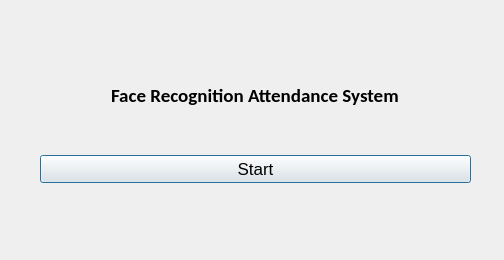
<?xml version="1.0" encoding="UTF-8"?>
<ui version="4.0">
 <class>Dialog</class>
 <widget class="QDialog" name="Dialog">
  <property name="geometry">
   <rect>
    <x>0</x>
    <y>0</y>
    <width>504</width>
    <height>260</height>
   </rect>
  </property>
  <property name="maximumSize">
   <size>
    <width>800</width>
    <height>680</height>
   </size>
  </property>
  <property name="windowTitle">
   <string>Face Recognition Attendance System</string>
  </property>
  <property name="windowIcon">
   <iconset>
    <normaloff>:/icon/icon.png</normaloff>:/icon/icon.png</iconset>
  </property>
  <widget class="QWidget" name="verticalLayoutWidget">
   <property name="geometry">
    <rect>
     <x>40</x>
     <y>129</y>
     <width>431</width>
     <height>81</height>
    </rect>
   </property>
   <layout class="QVBoxLayout" name="verticalLayout">
    <item>
     <widget class="QPushButton" name="runButton">
      <property name="font">
       <font>
        <family>Arial</family>
        <pointsize>13</pointsize>
       </font>
      </property>
      <property name="text">
       <string>Start</string>
      </property>
     </widget>
    </item>
   </layout>
  </widget>
  <widget class="QWidget" name="layoutWidget">
   <property name="geometry">
    <rect>
     <x>70</x>
     <y>70</y>
     <width>371</width>
     <height>51</height>
    </rect>
   </property>
   <layout class="QHBoxLayout" name="horizontalLayout">
    <item alignment="Qt::AlignHCenter">
     <widget class="QLabel" name="filelabel">
      <property name="font">
       <font>
        <family>Calibri</family>
        <pointsize>14</pointsize>
        <weight>75</weight>
        <bold>true</bold>
       </font>
      </property>
      <property name="text">
       <string>Face Recognition Attendance System</string>
      </property>
     </widget>
    </item>
   </layout>
  </widget>
 </widget>
 <resources/>
 <connections/>
</ui>
